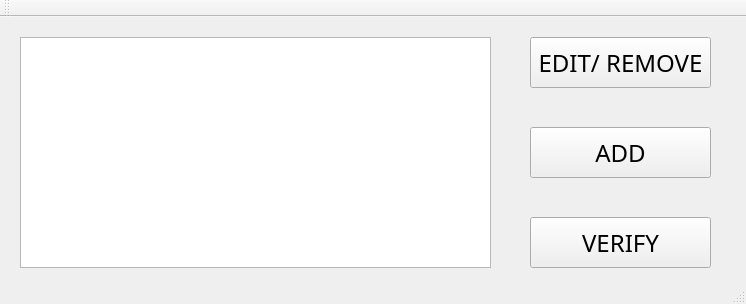
<?xml version="1.0" encoding="UTF-8"?>
<ui version="4.0">
 <class>MainWindow</class>
 <widget class="QMainWindow" name="MainWindow">
  <property name="geometry">
   <rect>
    <x>0</x>
    <y>0</y>
    <width>746</width>
    <height>304</height>
   </rect>
  </property>
  <property name="windowTitle">
   <string>MainWindow</string>
  </property>
  <widget class="QWidget" name="centralWidget">
   <widget class="QGraphicsView" name="imageViewSignature">
    <property name="geometry">
     <rect>
      <x>20</x>
      <y>20</y>
      <width>471</width>
      <height>231</height>
     </rect>
    </property>
   </widget>
   <widget class="QPushButton" name="buttonAdd">
    <property name="geometry">
     <rect>
      <x>530</x>
      <y>110</y>
      <width>181</width>
      <height>51</height>
     </rect>
    </property>
    <property name="font">
     <font>
      <family>Tw Cen MT</family>
      <pointsize>18</pointsize>
     </font>
    </property>
    <property name="cursor">
     <cursorShape>PointingHandCursor</cursorShape>
    </property>
    <property name="text">
     <string>ADD</string>
    </property>
   </widget>
   <widget class="QPushButton" name="buttonVerify">
    <property name="geometry">
     <rect>
      <x>530</x>
      <y>200</y>
      <width>181</width>
      <height>51</height>
     </rect>
    </property>
    <property name="font">
     <font>
      <family>Tw Cen MT</family>
      <pointsize>18</pointsize>
     </font>
    </property>
    <property name="cursor">
     <cursorShape>PointingHandCursor</cursorShape>
    </property>
    <property name="focusPolicy">
     <enum>Qt::NoFocus</enum>
    </property>
    <property name="text">
     <string>VERIFY</string>
    </property>
   </widget>
   <widget class="QPushButton" name="buttonEditRemove">
    <property name="geometry">
     <rect>
      <x>530</x>
      <y>20</y>
      <width>181</width>
      <height>51</height>
     </rect>
    </property>
    <property name="font">
     <font>
      <family>Tw Cen MT</family>
      <pointsize>18</pointsize>
     </font>
    </property>
    <property name="cursor">
     <cursorShape>BusyCursor</cursorShape>
    </property>
    <property name="mouseTracking">
     <bool>true</bool>
    </property>
    <property name="text">
     <string>EDIT/ REMOVE</string>
    </property>
   </widget>
  </widget>
  <widget class="QStatusBar" name="statusBar"/>
  <widget class="QToolBar" name="mainToolBar">
   <property name="autoFillBackground">
    <bool>false</bool>
   </property>
   <attribute name="toolBarArea">
    <enum>TopToolBarArea</enum>
   </attribute>
   <attribute name="toolBarBreak">
    <bool>true</bool>
   </attribute>
  </widget>
 </widget>
 <layoutdefault spacing="6" margin="11"/>
 <resources/>
 <connections/>
</ui>
